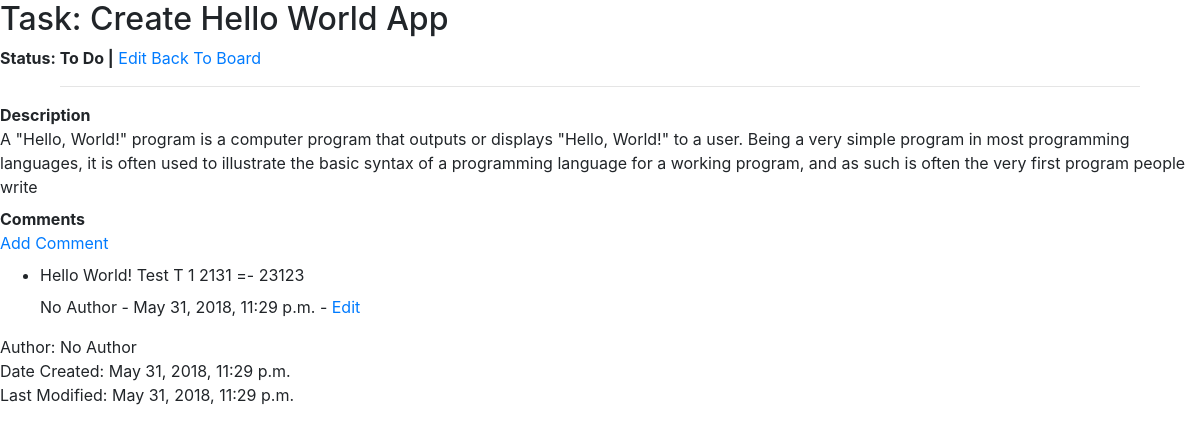
The app's page /task/27a197d8-b6f0-4825-ba6f-947bb320fe8e with its own data.
### kanban/models/task.py (models this page shows, shortened)
class Task(models.Model):
    class Meta:
        ordering = ['-date_modified']
    STATUS_CHOICES = {
        ('TODO', 'To Do'),
        ('PROG', 'In Progress'),
        ('TEST', 'In Testing'),
        ('DONE', 'Done'),
    }
    uuid = models.UUIDField(primary_key=True, editable=False, default=uuid.uuid4)
    priority = models.IntegerField(default=0)
    title = models.CharField(max_length=200)
    description = models.TextField(blank=True, null=True)
    status = models.CharField(max_length=4, choices=STATUS_CHOICES, default='TODO')
    date_created = models.DateTimeField(default=datetime.datetime.now())
    date_modified = models.DateTimeField(default=datetime.datetime.now())
    author = models.CharField(max_length=200, default='No Author')

### kanban/models/task_comment.py (models this page shows, shortened)
class TaskComment(models.Model):
    class Meta:
        ordering = ['-date_created']
    uuid = models.UUIDField(primary_key=True, editable=False, default=uuid.uuid4())
    task = models.ForeignKey(Task, on_delete=models.CASCADE)
    text = models.TextField()
    date_created = models.DateTimeField(default=datetime.datetime.now())
    date_modified = models.DateTimeField(default=datetime.datetime.now())
    author = models.CharField(max_length=200, default='No Author')

### kanban/views/taskdetailview.py (the view)
# urls.py: path('task/<uuid:pk>', views.TaskDetailView.as_view(), name='task-detail'),
class TaskDetailView(DetailView):
    model = Task
    context_object_name = 'task'
    template_name = 'kanban/task_detail.html'

### kanban/templates/kanban/task_detail.html (shortened to what this page needs)
{% extends 'kanban/kanban_base.html' %}
{% block content %}
    <h2>Task: {{ task.title }}</h2>
    <strong>Status: {{  task.get_status_display}} |</strong>
    <a href="{% url 'task-edit' task.uuid %}">Edit</a>
    <a href="{% url 'index' %}">Back To Board</a>
    <hr>
    <p>
        <strong>Description</strong>
        <br>
        {{ task.description }}
    </p>
    <p>
        <strong>Comments</strong>
        <br>
        <a href="{% url 'taskcomment-add-specific' task_pk=task.uuid %}">Add Comment</a>
        {% if task.taskcomment_set.all %}
        <ul>
            {% for task_comment in task.taskcomment_set.all %}
                <li>
                    <p> {{ task_comment.text }}</p>
                    {{ task_comment.author }} - {{ task_comment.date_created }} - <a href="{% url 'taskcomment-edit-specific' pk=task_comment.pk %}"> Edit</a>
                </li>
            {% endfor %}
        </ul>
        {% endif %}
    </p>
    <p>
    Author: {{ task.author }} <br>
    Date Created: {{ task.date_created }} <br>
    Last Modified: {{ task.date_modified }} <br>
    </p>
{% endblock %}

### kanban/static/kanban/kanban.css (style rules this page uses)
hr { size: 3px; width: 90%; }
p { margin-top: 0.1em; margin-bottom: 0.5em; }

### records on screen
Task: title "Create Hello World App", status "To Do", description "A \"Hello, World!\" program is a computer program that outputs or displays \"Hello, World!\" to a user. Being a very simple program in most programming languages, it is often used to illustrate the basic syntax of a programming language for a working program, and as such is often the very first program people write", author "No Author", date_created "May 31, 2018, 11:29 p.m.", date_modified "May 31, 2018, 11:29 p.m."
TaskComment: text "Hello World! Test T 1 2131 =- 23123", author "No Author", date_created "May 31, 2018, 11:29 p.m."
